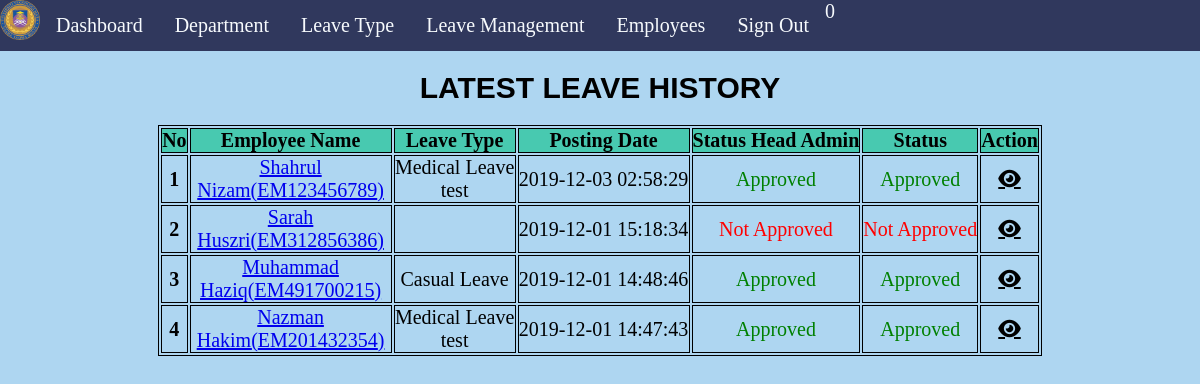
Screenshot of /admin/dashboard.php (signed in) with the database file from the repository.
### tables this page shows
CREATE TABLE `tblleaves` (
  `id` int(11) NOT NULL,
  `LeaveType` varchar(110) NOT NULL,
  `ToDate` varchar(120) NOT NULL,
  `FromDate` varchar(120) NOT NULL,
  `Description` mediumtext NOT NULL,
  `PostingDate` timestamp NOT NULL DEFAULT CURRENT_TIMESTAMP,
  `AdminRemark` mediumtext,
  `AdminRemarkDate` varchar(120) DEFAULT NULL,
  `Status` int(1) NOT NULL,
  `StatusHead` int(1) NOT NULL,
  `IsRead` int(1) NOT NULL,
  `IsReadHead` int(1) NOT NULL,
  `empid` int(11) DEFAULT NULL
);

CREATE TABLE `tblemployees` (
  `id` int(11) NOT NULL,
  `EmpId` varchar(100) NOT NULL,
  `FirstName` varchar(150) NOT NULL,
  `LastName` varchar(150) NOT NULL,
  `EmailId` varchar(200) NOT NULL,
  `Password` varchar(180) NOT NULL,
  `Gender` varchar(100) NOT NULL,
  `Dob` varchar(100) NOT NULL,
  `Department` varchar(255) NOT NULL,
  `Position` varchar(100) NOT NULL,
  `Address` varchar(255) NOT NULL,
  `City` varchar(200) NOT NULL,
  `Country` varchar(150) NOT NULL,
  `Phonenumber` char(11) NOT NULL,
  `Status` int(1) NOT NULL,
  `RegDate` timestamp NOT NULL DEFAULT CURRENT_TIMESTAMP
);

### admin/dashboard.php (the view, shortened to what this page needs)
<?php
    include('includes/config.php');
    if(strlen($_SESSION['alogin'])==0)
    {
        header('location:index.php');
    }
    else{
?>
<!DOCTYPE html>
<html lang="en">
    <head>
    </head>
    <body>
	<center>
        <?php include('includes/sidebar.php');?>
            <main class="mn-inner">
                <div class="card-content">
                    <h3>LATEST LEAVE HISTORY</h3>
                    <table >
                        <thead>
                            <tr>
                                <th>No</th>
                                <th width="200">Employee Name</th>
                                <th width="120">Leave Type</th>
                                <th width="170">Posting Date</th>
                                <th align="center">Status Head Admin</th>
                                <th align="center">Status</th>
                                <th align="center">Action</th>
                            </tr>
                        </thead>
                        <tbody>
                            <?php $sql = "SELECT tblleaves.id as lid,tblemployees.FirstName,tblemployees.LastName,tblemployees.EmpId,tblemployees.id,tblleaves.LeaveType,tblleaves.PostingDate,tblleaves.Status,tblleaves.StatusHead from tblleaves join tblemployees on tblleaves.empid=tblemployees.id order by lid desc limit 6";
                            $query = $dbh -> prepare($sql);
                            $query->execute();
                            $results=$query->fetchAll(PDO::FETCH_OBJ);
                            $cnt=1;
                            if($query->rowCount() > 0)
                            {
                                foreach($results as $result)
                                { ?>
                                    <tr>
                                        <td> <b><?php echo htmlentities($cnt);?></b></td>
                                        <td><a href="editemployee.php?empid=<?php echo htmlentities($result->id);?>" target="_blank"><?php echo htmlentities($result->FirstName." ".$result->LastName);?>(<?php echo htmlentities($result->EmpId);?>)</a></td>
                                        <td><?php echo htmlentities($result->LeaveType);?></td>
                                        <td><?php echo htmlentities($result->PostingDate);?></td>
                                        <td><?php $stats=$result->StatusHead;
                                            if($stats==1)
                                            {?>
                                                <span style="color: green">Approved</span>
                                                <?php
                                            } if($stats==2)
                                            { ?>
                                                <span style="color: red">Not Approved</span>
                                                <?php
                                            } if($stats==0)
                                            { ?>
                                                <span style="color: blue">waiting for approval</span>
                                                <?php
                                            } ?>
                                        </td>
                                        <td><?php $stats=$result->Status;
                                            if($stats==1)
                                            {?>
                                                <span style="color: green">Approved</span>
                                                <?php
                                            } if($stats==2)
                                            { ?>
                                                <span style="color: red">Not Approved</span>
                                                <?php
                                            } if($stats==0)
                                            { ?>
                                                <span style="color: blue">waiting for approval</span>
                                                <?php
                                            } ?>
                                        </td>
                                        <td><a href="leave-details.php?leaveid=<?php echo htmlentities($result->lid);?>" style="color: black" class='fas'>&#xf06e;</a></td>
                                    </tr>
                                    <?php $cnt++;
                                }
                            }?>
                        </tbody>
                    </table>
					</center>
    </body>
</html>
<?php } ?>

### admin/dashboard.php (style rules this page uses)
h3 { padding: 10px; margin: 10px; font-family: Impact,Charcoal,sans-serif; font-size: 30px; }
table, th, td { border: 1px solid black; }
th { background-color: #48C9B0; color: black; }
body { font-size:20px; background-color:#AED6F1; }
td { text-align:center; }

### admin/includes/sidebar.php (style rules this page uses)
* { margin: 0; padding: 0; }

### rows the page displays
tblleaves: tblemployees.FirstName+LastName "Shahrul Nizam", tblemployees.EmpId "EM123456789", LeaveType "Medical Leave test", PostingDate "2019-12-03 02:58:29", StatusHead "Approved", Status "Approved"
tblleaves: tblemployees.FirstName+LastName "Sarah Huszri", tblemployees.EmpId "EM312856386", PostingDate "2019-12-01 15:18:34", StatusHead "Not Approved", Status "Not Approved"
tblleaves: tblemployees.FirstName+LastName "Muhammad Haziq", tblemployees.EmpId "EM491700215", LeaveType "Casual Leave", PostingDate "2019-12-01 14:48:46", StatusHead "Approved", Status "Approved"
tblleaves: tblemployees.FirstName+LastName "Nazman Hakim", tblemployees.EmpId "EM201432354", LeaveType "Medical Leave test", PostingDate "2019-12-01 14:47:43", StatusHead "Approved", Status "Approved"

### other values shown
$unreadcount "0"
